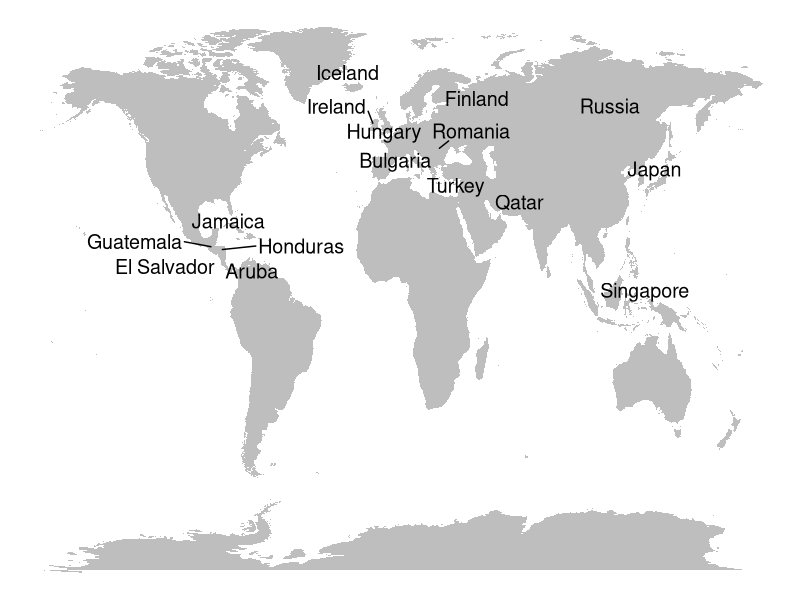

Source code (R):
## ---- chunk 1

require(ggplot2)    # Provides plot
require(maps)       # Provides functions  and dataset "world" that let us plot the maps
require(ggrepel)    # Provides geom_text_repel for avoiding country names intersection
require(tidyverse)  # Provides data manipuations on region.lab.data like group_by,summarise

# Selected Countries
example.countries <- c("Singapore", 
  "Iceland", 
  "Ireland", 
  "Qatar", 
  "Japan", 
  "Finland", 
  "Aruba", 
  "Bulgaria", 
  "Romania", 
  "Hungary", 
  "Turkey",
  "Guatemala", 
  "Honduras", 
  "Jamaica", 
  "Russia", 
  "El Salvador")

# Retrieve the map data
example.countries <- map_data("world", region = example.countries)
world_map <- map_data("world")

region.lab.data <- example.countries %>% group_by(region) %>%  summarise(long = mean(long), lat = mean(lat))
## ---- chunk 2
ggplot(world_map, aes(x = long, y = lat)) +
   geom_polygon(aes( group = group,fill=region),fill="grey")+
  geom_text_repel(aes(label = region),data = region.lab.data,  size = 5, hjust = 0.8)+
  scale_fill_viridis_d()+ theme_void()+theme(legend.position = "center")
